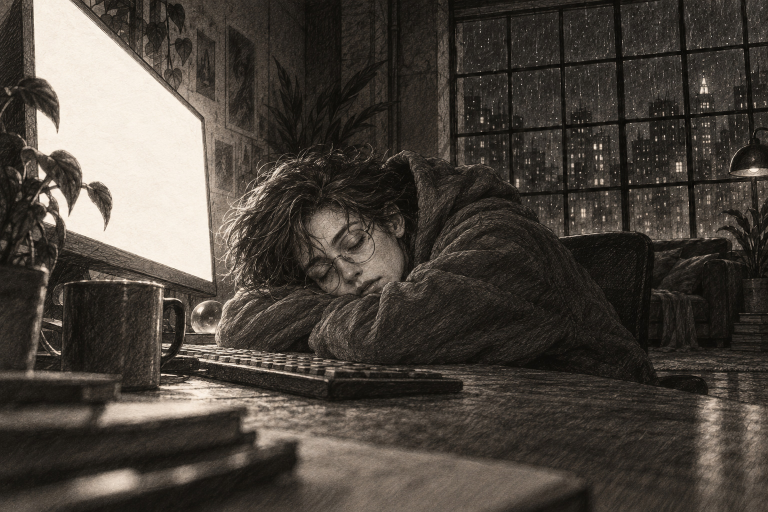
#> input picture videos/looper-sketchbook/plates/asleep-desk.jpg, 1536 x 1024 px (shown at 1/2 size)
$ python -i analyze_plates.py   (imports and definitions only)
#> lines starting #> are read from the running program, lines starting #| are printed output that depends on the picture; after the words box and inside, x2 and y2 are one past the last pixel; in counts of white or black regions, pixels touching at a corner belong together
#> further down, picture is the input picture: shape (1024, 1536, 3); mean B, G, R 60.8, 67.8, 74.2
"""Reads the drawings and writes what the renderer needs to draw ON them.

1. Blank quads: the prompts ask for blank glowing screens, a blank note and a blank clock, so the
   film can write into them. Find those bright quads and store their corners (normalized, tl tr br bl).
2. Continuous line: chain a drawing's long contours into ONE path that never lifts, for the lavender
   line that redraws the world at the climax (the product idea: the loop never breaks).

Run: python3 tools/analyze_plates.py  -> plates/quads.json, plates/lines.json
"""
import json
from pathlib import Path

import cv2
import numpy as np

PLATES = Path(__file__).resolve().parent.parent / "plates"
QUADS = {"monitor-cu": 1, "ots-monitor": 4, "note-clock": 2, "phone-desk": 1, "couch-phone": 1}
LINE_ART = ["stand-up", "walk-window", "couch-sleep-wide", "room-night", "dawn-wide"]
MAX_LINE_POINTS = 5000
MIN_CONTOUR_PIXELS = 120


def order_corners(points):
    points = np.array(points, dtype=float)
    s, d = points.sum(axis=1), np.diff(points, axis=1).ravel()
    return [points[np.argmin(s)], points[np.argmin(d)], points[np.argmax(s)], points[np.argmax(d)]]


def bright_quads(image, count):
    gray = cv2.cvtColor(image, cv2.COLOR_BGR2GRAY)
    level = max(200, np.percentile(gray, 97))
    mask = cv2.morphologyEx((gray >= level).astype(np.uint8) * 255, cv2.MORPH_CLOSE, np.ones((9, 9), np.uint8))
    contours, _ = cv2.findContours(mask, cv2.RETR_EXTERNAL, cv2.CHAIN_APPROX_SIMPLE)
    height, width = gray.shape
    found = []
    for contour in sorted(contours, key=cv2.contourArea, reverse=True):
        if cv2.contourArea(contour) < width * height * 0.002:
            break
        approx = cv2.approxPolyDP(contour, 0.03 * cv2.arcLength(contour, True), True)
        # Trust a four-corner fit only if it covers the blob; otherwise take the rotated bounding box.
        fits = len(approx) == 4 and cv2.contourArea(approx) >= 0.93 * cv2.contourArea(cv2.convexHull(contour))
        corners = approx.reshape(-1, 2) if fits else cv2.boxPoints(cv2.minAreaRect(cv2.convexHull(contour)))
        found.append([[round(x / width, 4), round(y / height, 4)] for x, y in order_corners(corners)])
        if len(found) == count:
            break
    return found


def continuous_line(image):
    gray = cv2.cvtColor(image, cv2.COLOR_BGR2GRAY)
    gray = cv2.bilateralFilter(gray, 9, 40, 9)
    edges = cv2.Canny(gray, 60, 150)
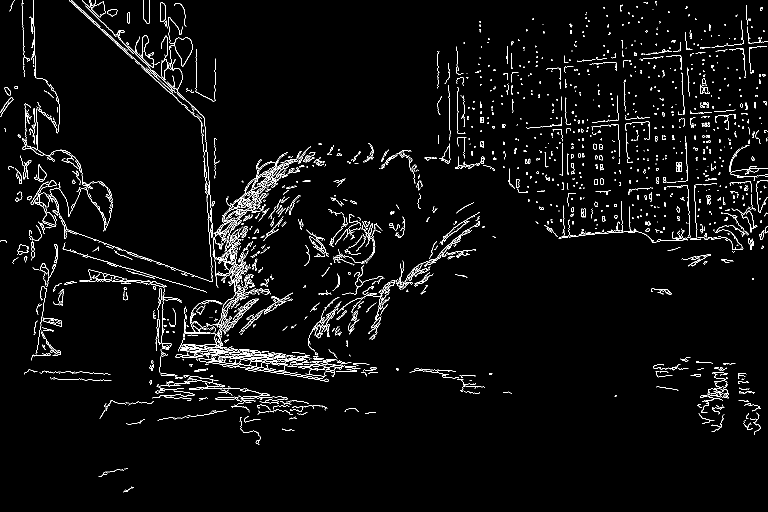
#> edges: shape (1024, 1536) (shown at 1/2 size); 3.3% white in thin lines or dots
    contours, _ = cv2.findContours(edges, cv2.RETR_LIST, cv2.CHAIN_APPROX_NONE)
#> contours = 2568 contours, 2269 with area under 20; largest, box (x1, y1, x2, y2) and area: (444, 305, 595, 496) 1305, (337, 34, 492, 655) 888, (285, 70, 307, 136) 585, (285, 70, 307, 136) 535, (182, 2, 211, 35) 508
    strokes = [cv2.approxPolyDP(c, 1.6, False).reshape(-1, 2).astype(float) for c in contours if len(c) >= MIN_CONTOUR_PIXELS]
#> strokes = 150 point arrays, longest 322 points
    strokes = [s for s in strokes if len(s) >= 3]
    strokes.sort(key=len, reverse=True)
    strokes = strokes[:400]
    # Chain: the pen always travels to the nearest unused stroke end (either end), so it never lifts.
    ends = np.array([[s[0], s[-1]] for s in strokes])  # (n, 2, 2)
    used = np.zeros(len(strokes), bool)
    path = [strokes[0]]; used[0] = True; pen = strokes[0][-1]
#> after `path = [strokes[0]]`: path = 1 point arrays, longest 322 points
#> after `pen = strokes[0][-1]`: pen = [573, 305]
    for _ in range(len(strokes) - 1):
        distances = np.linalg.norm(ends - pen, axis=2)
        distances[used] = np.inf
        index, which_end = np.unravel_index(np.argmin(distances), distances.shape)
        stroke = strokes[index] if which_end == 0 else strokes[index][::-1]
        used[index] = True
        path.append(stroke)
        pen = stroke[-1]
#> this loop made 149 passes
#> (index, which_end, pen) on passes 1 to 12: (55, 1, [540, 323]), (91, 0, [565, 433]), (77, 0, [619, 472]), (23, 0, [676, 499]), (49, 0, [685, 456]), (20, 0, [716, 445]), (44, 0, [725, 451]), (22, 0, [750, 459]), (54, 0, [806, 434]), (61, 0, [859, 545]), (10, 1, [794, 559]), (16, 1, [758, 552])
#> after the loop, path = 150 point arrays, longest 322 points
    points = np.vstack(path)
#> points = 3610 pairs, first value 0 to 1535, second value 0 to 885
    step = max(1, len(points) // MAX_LINE_POINTS)
#> step = 1
    points = points[::step]
    # Soften the pixel stair-steps so the line reads as a confident nib, not an edge detector.
    kernel = np.ones(3) / 3
    points = np.stack([np.convolve(points[:, i], kernel, mode='same') for i in range(2)], axis=1)
#> points = 3610 pairs, first value 1.67 to 1532.7, second value 3.33 to 880.7
    height, width = gray.shape
#> height = 1024; width = 1536
    return [[round(x / width, 4), round(y / height, 4)] for x, y in points]


def plate_path(name):
    """PNG master if present locally, otherwise the committed JPEG copy."""
    png = PLATES / f"{name}.png"
    return png if png.exists() else PLATES / f"{name}.jpg"


quads, lines = {}, {}
# [12 lines not run here, left out]

>>> import cv2
>>> picture = cv2.imread('../plates/asleep-desk.jpg')
>>> result = continuous_line(picture)
#> result = 3610 pairs, first value 0.0011 to 0.998, second value 0.0033 to 0.86

$ run again, on videos/looper-sketchbook/plates/couch-phone.jpg
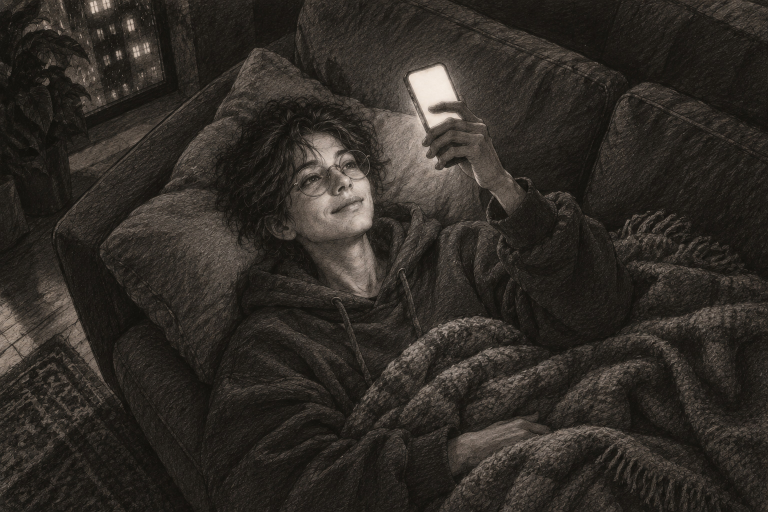
#> input picture videos/looper-sketchbook/plates/couch-phone.jpg, 1536 x 1024 px (shown at 1/2 size)
#> picture is the input picture: shape (1024, 1536, 3); mean B, G, R 37.9, 43.3, 47.9
#> in continuous_line, `edges = cv2.Canny(gray, 60, 150)`:
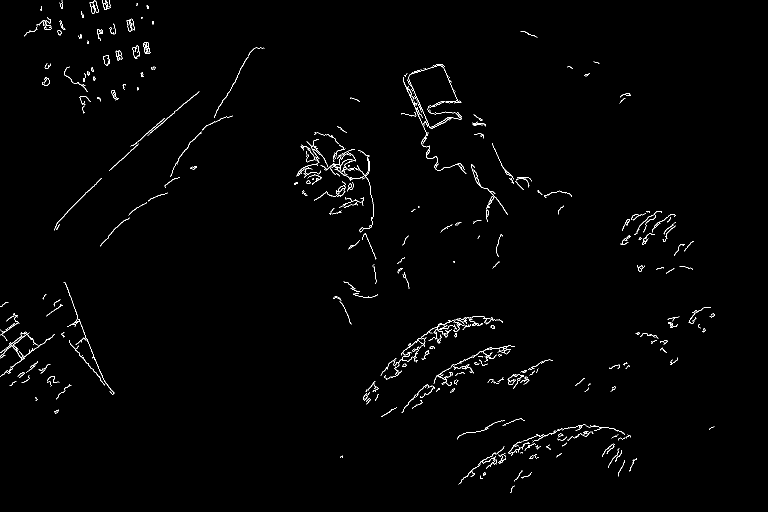
#> edges: shape (1024, 1536) (shown at 1/2 size); 1.1% white in thin lines or dots, all inside (x1, y1, x2, y2) = (0, 0, 1429, 986)
#> contours = 480 contours, 391 with area under 20; largest, box (x1, y1, x2, y2) and area: (265, 91, 280, 118) 230, (265, 91, 280, 115) 213, (287, 84, 301, 108) 210, (806, 154, 933, 348) 208, (0, 665, 110, 753) 178
#> strokes = 41 point arrays, longest 74 points
#> in continuous_line, `path = [strokes[0]]`: path = 1 point arrays, longest 74 points
#> in continuous_line, `pen = strokes[0][-1]`: pen = [806, 155]
#> the loop in continuous_line, `for _ in range(len(strokes) - 1):` made 40 passes
#> (index, which_end, pen) on passes 1 to 8: (2, 0, [875, 131]), (36, 0, [984, 287]), (12, 0, [944, 329]), (23, 0, [1120, 382]), (22, 0, [1316, 422]), (16, 0, [1342, 428]), (8, 1, [948, 632]), (9, 1, [908, 649])
#> after the loop in continuous_line, `for _ in range(len(strokes) - 1):`: path = 41 point arrays, longest 74 points
#> in continuous_line, `points = np.vstack(path)`: points = 953 pairs, first value 0 to 1350, second value 1 to 968
#> step = 1
#> in continuous_line, `points = np.stack([np.convolve(points[:, i], kernel, mode='same') for ..`: points = 953 pairs, first value 3.67 to 1349.3, second value 5.67 to 960.7
#> result = 953 pairs, first value 0.0024 to 0.878, second value 0.0055 to 0.938

$ run again, on videos/looper-sketchbook/plates/couch-sleep-wide.jpg
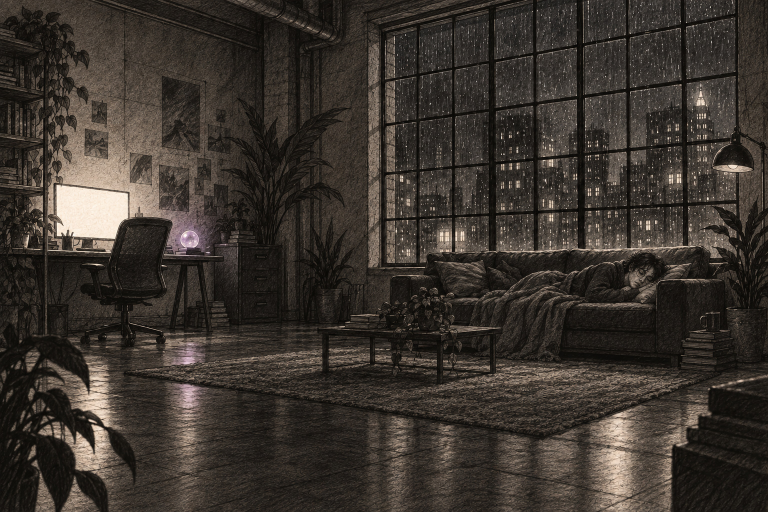
#> input picture videos/looper-sketchbook/plates/couch-sleep-wide.jpg, 1536 x 1024 px (shown at 1/2 size)
#> picture is the input picture: shape (1024, 1536, 3); mean B, G, R 46.2, 52.6, 59.3
#> in continuous_line, `gray = cv2.bilateralFilter(gray, 9, 40, 9)`:
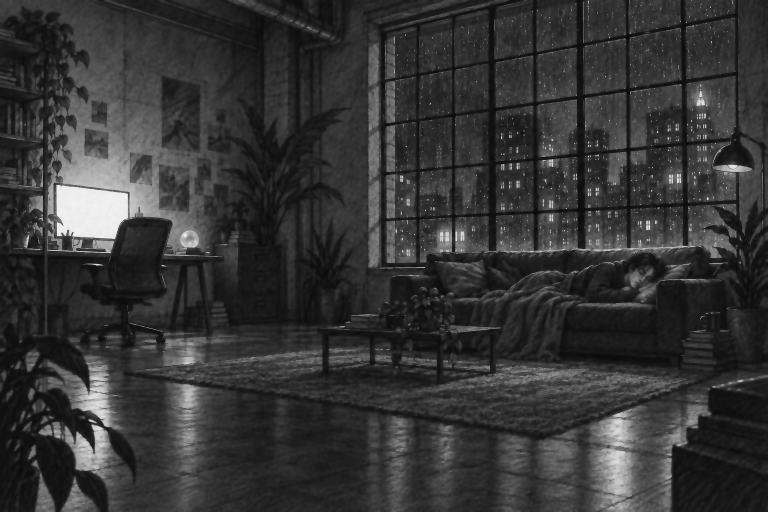
#> gray: shape (1024, 1536) (shown at 1/2 size); min 9, max 248, mean 53.4
#> in continuous_line, `edges = cv2.Canny(gray, 60, 150)`:
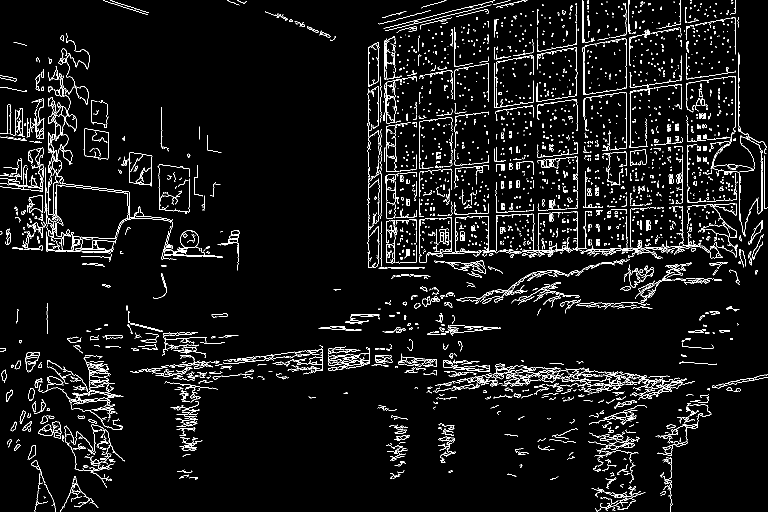
#> edges: shape (1024, 1536) (shown at 1/2 size); 5.1% white in thin lines or dots
#> contours = 4264 contours, 3914 with area under 20; largest, box (x1, y1, x2, y2) and area: (107, 369, 346, 520) 14118, (112, 369, 257, 478) 12763, (255, 305, 305, 373) 2638, (259, 305, 305, 370) 2606, (772, 153, 834, 247) 1406
#> strokes = 256 point arrays, longest 135 points
#> in continuous_line, `path = [strokes[0]]`: path = 1 point arrays, longest 135 points
#> in continuous_line, `pen = strokes[0][-1]`: pen = [114, 369]
#> the loop in continuous_line, `for _ in range(len(strokes) - 1):` made 255 passes
#> (index, which_end, pen) on passes 1 to 3: (53, 0, [112, 371]), (86, 0, [85, 391]), (189, 0, [73, 392])
#> after the loop in continuous_line, `for _ in range(len(strokes) - 1):`: path = 256 point arrays, longest 135 points
#> in continuous_line, `points = np.vstack(path)`: points = 6416 pairs, first value 0 to 1535, second value 0 to 1023
#> step = 1
#> in continuous_line, `points = np.stack([np.convolve(points[:, i], kernel, mode='same') for ..`: points = 6416 pairs, first value 9 to 1531.3, second value 0.667 to 1019.7
#> result = 6416 pairs, first value 0.0059 to 0.997, second value 0.0007 to 0.996

$ run again, on videos/looper-sketchbook/plates/dawn-wide.jpg
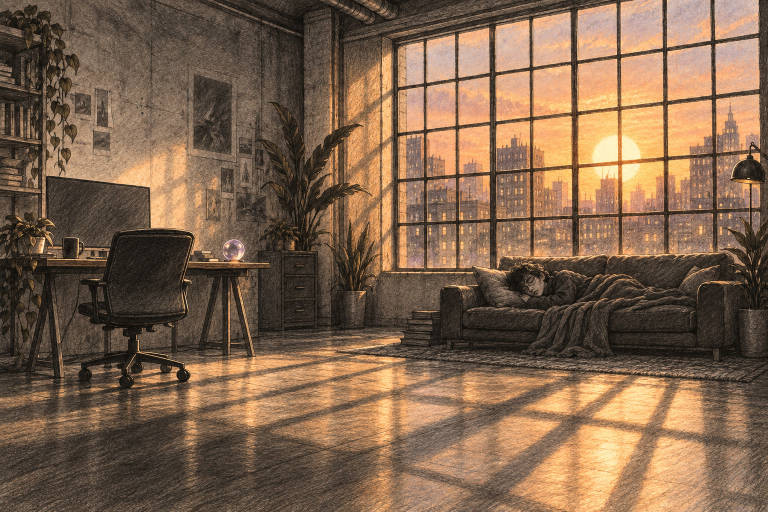
#> input picture videos/looper-sketchbook/plates/dawn-wide.jpg, 1536 x 1024 px (shown at 1/2 size)
#> picture is the input picture: shape (1024, 1536, 3); mean B, G, R 77, 100.3, 127.5
#> in continuous_line, `gray = cv2.cvtColor(image, cv2.COLOR_BGR2GRAY)`:
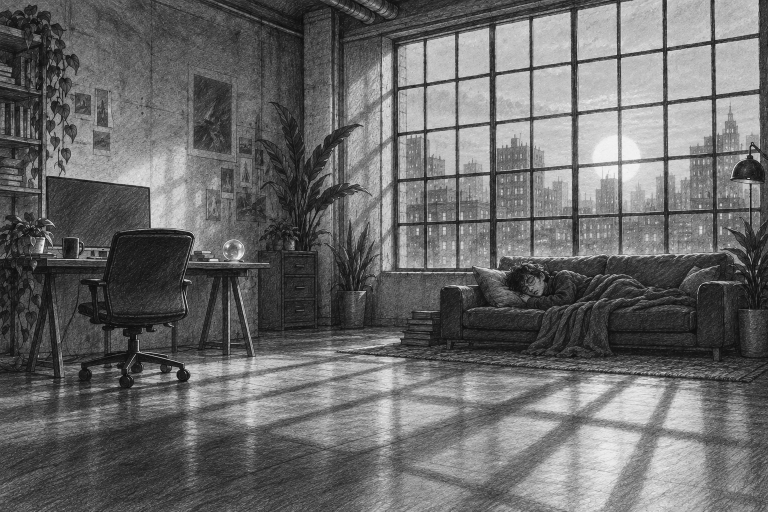
#> gray: shape (1024, 1536) (shown at 1/2 size); min 1, max 250, mean 105.8
#> in continuous_line, `edges = cv2.Canny(gray, 60, 150)`:
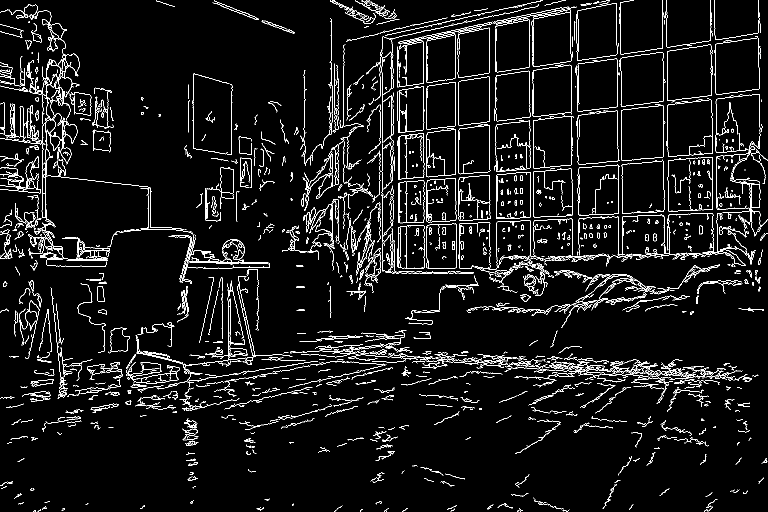
#> edges: shape (1024, 1536) (shown at 1/2 size); 5.5% white in thin lines or dots
#> contours = 2324 contours, 1903 with area under 20; largest, box (x1, y1, x2, y2) and area: (1335, 199, 1426, 314) 9356, (1335, 199, 1426, 314) 9343, (1335, 314, 1426, 423) 9180, (1335, 314, 1426, 423) 9174, (1430, 75, 1521, 190) 8929
#> strokes = 309 point arrays, longest 129 points
#> in continuous_line, `path = [strokes[0]]`: path = 1 point arrays, longest 129 points
#> in continuous_line, `pen = strokes[0][-1]`: pen = [88, 21]
#> the loop in continuous_line, `for _ in range(len(strokes) - 1):` made 308 passes
#> (index, which_end, pen) on passes 1 to 3: (45, 0, [102, 61]), (197, 1, [145, 108]), (115, 0, [85, 134])
#> after the loop in continuous_line, `for _ in range(len(strokes) - 1):`: path = 309 point arrays, longest 129 points
#> in continuous_line, `points = np.vstack(path)`: points = 7048 pairs, first value 0 to 1535, second value 0 to 1018
#> step = 1
#> in continuous_line, `points = np.stack([np.convolve(points[:, i], kernel, mode='same') for ..`: points = 7048 pairs, first value 2.67 to 1526, second value 1.33 to 1016
#> result = 7048 pairs, first value 0.0017 to 0.994, second value 0.0013 to 0.992
